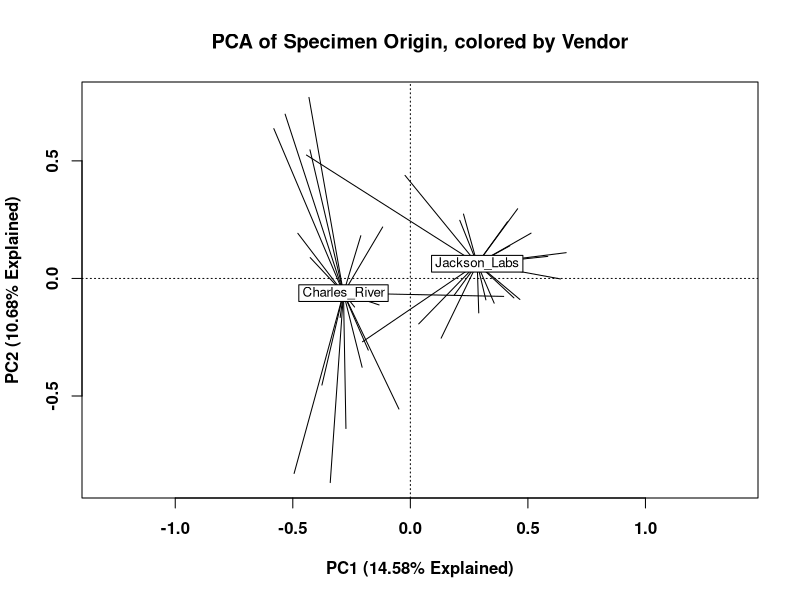

Write the R code that produced this figure. (Note: this script raises an error after producing the figure.)
## ---- chunk 1
knitr::opts_chunk$set(echo = TRUE)
## ---- chunk 2
# This is an example of a comment within a code chunk. The # symbol means that any text following it should not be treated as R code.
# When R code is run in a code chunk it will be displayed inline - that is, within the document - just below the current code chunk.
# The next line is R code, and it will be executed when this code chunk is run. Run with: green arrow in uppe right of this section, cmd + enter (mac), ctrl + enter (pc).
paste("Welcome to ATS 2020, PG9", "-", "A Hands-On Introduction to Studying the Lung Microbiome")
## ---- chunk 3
# This section contains typical libraries used in these analyses

# I. universal data wrangling and visualization
library(tidyverse)      # ggplot, dplyr, purrr, forcats, stringr... and other packages. See https://tidyverse.tidyverse.org/

# II. formatting, plotting
library(scales)         # used in formatting relative abundance % labels; dollar_format()
library(RColorBrewer)   # for generating custom palettes

# III. machine learning & analysis packages
library(vegan)          # decostand(), metaMDS(), scores(), rda(), ordispider(), adonis()
## ---- chunk 4
# For ease of use, place the processed 16S data files of interest into the same directory as your current RStudio project
# Best practices: keep a separate project for each experiment or combination of experiments
# include a data folder within the project's directory to keep source files organized; also somewhat mitigates the risk of modifying them inadvertently

# I. Read in .shared (counts of sequences assigned to OTU #s)
# Includes basic processing with selection of OTUs > 0.1 % of the population
otu_raw <- read.table("data/Heterogeneity.shared.txt", row.names = 2, header = TRUE)
otu_trim <- otu_raw[, -c(1:2)]
otu_trim <- as.matrix(otu_trim)
otu_tmp <- vegan::decostand(otu_trim, "total") * 100
otu_trim[which(otu_tmp < 0.1)] <- 0
otu_good <- otu_trim[, which(colSums(otu_trim) > 0)]

# Trim _S from end of rownames(otu_good); note that it may be useful to keep these well identifiers in some analyses
rownames(otu_good) <- str_remove(rownames(otu_good), "_S\\d+")

# It's a good idea to inspect the data regularly with tools such as dim(), str(), head(), tail(), summary()... This will help in catching errors earlier
dim(otu_good) # dim(otu_good)[1] observations (samples) x dim(otu_good)[2] features (OTUs above .1% population threshold)
otu_good[1:20, 1:20] # use other means of showing a glimpse of the data?


# II. Read in cons.taxonomy (for each OTU: taxonomic levels down to Genus, if possible)
# Note that OTUs are in rows here rather than columns
# 2 imports are required due to the combination of 2 different separators  
tax1 <- read.table("data/Heterogeneity.0.03.cons.taxonomy.txt", sep = "\t", row.names = 1, header = TRUE, colClasses = c("character", "numeric", "character"))
tax2 <- read.table("data/Heterogeneity.0.03.cons.taxonomy.txt", sep = ";", skip = 1, col.names = c("", "Phylum", "Class", "Order", "Family", "Genus", "")) %>% 
  dplyr::select(-c(1, 7)) %>% 
  purrr::map_df(stringr::str_replace, "\\(.*.\\)", "") %>%
  purrr::map_df(as.factor)
otu_taxonomy <- data.frame(OTU = rownames(tax1), Size = tax1[, 1], tax2, stringsAsFactors = FALSE)
rownames(otu_taxonomy) <- rownames(tax1)

# trim otu_taxonomy based on OTUs in otu_good
otu_good_taxonomy <- otu_taxonomy[otu_taxonomy$OTU %in% colnames(otu_good), ]
rownames(otu_good_taxonomy) <- intersect(rownames(otu_taxonomy), colnames(otu_good))
otu_good_taxonomy <- as.data.frame(otu_good_taxonomy)

dim(otu_good_taxonomy)
otu_good_taxonomy[1:20,]
## ---- chunk 5
# Load in metadata/environmental data, or create it

## Load approach using metadat from github repo
meta_df <- read.table("data/Heterogeneity.metadata.txt", sep = "\t", header = TRUE) 
# Note that this will create factors out of all chr type columns
#While - undesirable for 'specimen' but useful for 'reagent_tissue', 'litter', 'vendor', 'mouse', 'tissue_type', and 'cage'
otu_df <- data.frame(meta_df, decostand(otu_good, "total") * 100)
otu_df$specimen <- as.character(otu_df$specimen) # let's convert 'specimen' back to a chr-type

# Examples of metadata creation using regular expressions (regex) in a tidyverse pipeline
# Note that extracting metadata from sample names is much easier if naming conventions are consistent in terms of spelling and placement
# otu_df <- data.frame(decostand(otu_good, "total") * 100, Sample_name = row.names(otu_good), stringsAsFactors = FALSE) %>%
#   # Create Specimen_ctrl from first string of characters prior to first "_"
#   mutate(Specimen_ctrl = factor(case_when(str_detect(Sample_name, "^AE_") ~ "AE",
#                                        str_detect(Sample_name, "^Blank\\d_") ~ "Empty",
#                                        str_detect(Sample_name, "^Heparin_") ~ "Heparin",
#                                        str_detect(Sample_name, "^HomogCtrl_") ~ "HomogCtrl",
#                                        str_detect(Sample_name, "^IsoCtrl_") ~ "IsoCtrl",
#                                        str_detect(Sample_name, "^LPS_") ~ "LPS",
#                                        str_detect(Sample_name, "^PerfusionPBS_") ~ "PBS",
#                                        str_detect(Sample_name, "^WATERD|^waterC") ~ "WaterNeg",
#                                        str_detect(Sample_name, "^mock[CD]") ~ "Mock",
#                                        str_detect(Sample_name, "^[:alnum:]+") ~ str_extract(Sample_name, "^[:alnum:]+")), # for experimental groups, place after other steps because this regex would fill in values for controls (may or may not be ideal)
#                                 levels = c("CR1", "CR2", "JAX1", "JAX2", "AE", "Empty", "Heparin", "HomogCtrl", "IsoCtrl", "LPS", "PBS", "WaterNeg", "Mock")
#                 )
#          ) %>%
#   # Create Organ
#   mutate(Organ = factor(case_when(str_detect(Sample_name, "_CECUM_") ~ "Cecum",
#                                   str_detect(Sample_name, "_LUNG_HOMOG") ~ "Lung",
#                                   str_detect(Sample_name, "_NASAL_") ~ "Nasal",
#                                   str_detect(Sample_name, "_TONGUE_") ~ "Tongue"),
#                         levels = c("Nasal", "Tongue", "Lung", "Cecum")
#                 ) # sum(is.na(otu_df$Organ)) returns 32 (as expected, controls have NA in this column)
#          ) %>%
#   # Create Mouse
#   mutate(Mouse = as.numeric(str_extract(Sample_name, "(?<=(CR\\d|JAX\\d)_)\\d+") # numbers correspond to mice if a CR or JAX specimen
#               ) # sum(is.na(otu_df$Mouse)) returns 32 (as expected, the controls have NA in this column)
#          ) %>%
#   # metadata columns at front, followed by all of the count data
#   dplyr::select(Sample_name:Mouse, everything())
#   # note that the data is in wide format
#   
# otu_df$Specimen_ctrl %>% table() %>% sum() # 192: all samples/rows are accounted for
# otu_df$Organ %>% summary() %>% sum() # ditto; 32 NAs for organs
## ---- chunk 6
# for PCA ordinations; choose an 9 that covers the maximum number of factor levels (conditions) within a variable of interest
pcapal <- brewer.pal(9,"Set1")
## ---- chunk 7
# Filter data to retain lung tissue only
otu_lung <- dplyr::filter(otu_df, tissue_type == "Lung") %>%
  droplevels() # remove levels that are no longer present due to filtering

# PCA of all data (non-control)
otu_lung_hel <- decostand(dplyr::select(otu_lung, contains("Otu")), "hellinger") # use OTU columns only
otu_lung_pca <- rda(otu_lung_hel)

# summary() produces a list which is rather messy to print out all at once. Let's just examine the importance of the principal components
summary(otu_lung_pca)$cont # 0.1458 0.10677 0.06776 proportion explained by first 3 axes

# Permanova
set.seed(8947) # setting a seed allows for reproducibility - both lines need to be run together
adonis(otu_lung_hel~otu_lung$vendor, method="euclidean", permutations = 10000) # 9.999e-05 ***
## ---- chunk 8
# This approach combines base R plotting functionality and vegan's ordispider function, which creates the lines connecting points to the centroids.
plot(otu_lung_pca, type = "n", font = 2, font.lab = 2, xlab = "PC1 (14.58% Explained)", ylab = "PC2 (10.68% Explained)", main = "PCA of Specimen Origin, colored by Vendor", display = "sites")
points(otu_lung_pca, pch = 19, col = pcapal[as.numeric(otu_lung$vendor)])
ordispider(otu_lung_pca, otu_lung$vendor, label = TRUE)
legend("topright", levels(otu_lung$vendor), pch = 19, col = pcapal, title = "Vendor")
legend("bottomright", legend = "Permanova: Difference between Specimen Origin: 9.999e-05") # Should signifiance test be include in the plot?
## ---- chunk 9

## ---- chunk 10

## ---- chunk 11
# First we need to prepare the data: controls in one group, lung tissue in another
# Order the data by most abundance OTU in lung tissue
# Include an errorbar
# Color by phyla

ra_df <- otu_df %>% # Note at this is just one of several possible approaches to filtering to retain the correct rows
  filter((reagent_tissue == "Control") | (tissue_type == "Lung")) %>% # 65 specimens
  droplevels() # remove factor levels with no remaining observations - saves potential headaches in downstream wrangling and visualizations

# Determine the order of OTUs based on means within Lung specimens
otu_order <- names(sort(colMeans(filter(ra_df, tissue_type == "Lung")[, stringr::str_detect(colnames(ra_df), "Otu")]), decreasing = TRUE))

# Keep top 20 OTUs, then reshape the dataframe from wide to long format
g_df <- ra_df %>%
  select(str_which(colnames(ra_df), "Otu", negate = TRUE), colnames(ra_df[, otu_order[1:20]])) %>% # Keep non-OTU columns, followed by the 20 most abundant OTU columns
  gather(key = OTU, value = Percentage, -str_which(colnames(ra_df), "Otu", negate = TRUE), factor_key = TRUE) # factor_key is important because we care about the order (clevels) in OTU
  
# Join Phylum column from taxonomy table
tax_df <- otu_good_taxonomy[otu_good_taxonomy[,"OTU"] %in% otu_order[1:20], c("OTU", "Phylum")] # Keep only the rows from ranked OTU vector, and OTU + whatever taxonomic level to use for filling bars
tax_df$OTU <- factor(tax_df$OTU, levels = otu_order[1:20]) # set OTU factor levels to be in the same order as in g_df. If this is not done, our OTU column will be coerced to a character vector when we join (we'll lose the levels)
g_df <- inner_join(g_df, tax_df, by = "OTU")

# dimensions have gone from 65 745 to 1300 17

# Generate mean and sem for each group
agg_df <- g_df %>%
  group_by(reagent_tissue, OTU, Phylum) %>%
  summarize(Mean_perc = mean(Percentage), SEM = sqrt(var(Percentage)/length(Percentage))) %>%
  ungroup()
## ---- chunk 12
(p <- ggplot(agg_df, aes(x = OTU, y = Mean_perc, fill = reagent_tissue)) + 
  geom_col() +
  facet_grid(reagent_tissue ~ .))
## ---- chunk 13
# Add an errorbar
(q <- p + geom_errorbar(aes(ymin = Mean_perc - SEM, ymax = Mean_perc + SEM, width = 0.3)))

# Clear background + modify theme (rotate x-axis labels, reposition legend)
(q <- q + theme_bw() + # note that a theme_ layer added after other other theme modifications will remove these prior modifications
    theme(panel.grid = element_blank(), axis.text.x = element_text(angle = 45, hjust = 1), legend.position = "top"))
## ---- chunk 14
# Add Genus levels to the OTU Number
levels(agg_df$OTU) <- fct_inorder(paste0(otu_good_taxonomy[levels(agg_df$OTU), ]$Genus, " (", levels(agg_df$OTU), ")"))
# equivalent to:
# cbmbtools::paste_tax(levels(agg_df$OTU))

ggplot(agg_df, aes(x = OTU, y = Mean_perc, fill = fct_rev(reagent_tissue))) + 
  geom_col() +
  facet_grid(fct_rev(reagent_tissue) ~ .) +
  geom_errorbar(aes(ymin = Mean_perc - SEM, ymax = Mean_perc + SEM, width = 0.3)) + 
  theme_bw() +
  theme(panel.grid = element_blank(), axis.text.x = element_text(angle = 45, hjust = 1), legend.position = "top", plot.margin = unit(c(0.5,0.5,0.5,1),"cm")) + 
  scale_y_continuous(labels = unit_format(suffix = "%")) + 
  labs(title="Comparison of Lung Tissue and Controls", subtitle = "Ranked by lung tissue specimens", y = "% Relative Abundance")
## ---- chunk 15
# Although it is possible to adjust the values and labels within the ggplot workflow, perhaps the simplest approach would be to correct the reagent_tissue column values and factor levels prior to plotting
agg_df$reagent_tissue <- fct_recode(agg_df$reagent_tissue, Lung = "Tissue") %>%
  fct_relevel("Lung")

ggplot(agg_df, aes(x = OTU, y = Mean_perc, fill = reagent_tissue)) + 
  geom_col() + # use show.legend = FALSE to remove the legend entirely
  facet_grid(reagent_tissue ~ .) +
  geom_errorbar(aes(ymin = Mean_perc - SEM, ymax = Mean_perc + SEM, width = 0.3)) + 
  theme_bw() +
  theme(panel.grid = element_blank(), axis.text.x = element_text(angle = 45, hjust = 1), legend.position = "top", plot.margin = unit(c(0.5,0.5,0.5,1),"cm"), legend.title = element_blank()) + 
  scale_y_continuous(labels = unit_format(suffix = "%")) + 
  labs(title="Comparison of Lung Tissue and Controls", subtitle = "Ranked by lung tissue specimens", y = "% Relative Abundance")
  # for further customizing of the legend, try adding a guide_legend() layer
## ---- chunk 16
# First we need to prepare the taxonomic data - In this case we did this earlier in our overall RA data prep.

# Next, simply change the fill parameter to Phylum and rerun the ggplot code
ggplot(agg_df, aes(x = OTU, y = Mean_perc, fill = Phylum)) + 
  geom_col() + # use show.legend = FALSE to remove the legend entirely
  facet_grid(reagent_tissue ~ .) +
  geom_errorbar(aes(ymin = Mean_perc - SEM, ymax = Mean_perc + SEM, width = 0.3)) + 
  theme_bw() +
  theme(panel.grid = element_blank(), axis.text.x = element_text(angle = 45, hjust = 1), legend.position = "top", plot.margin = unit(c(0.5,0.5,0.5,1),"cm"), legend.title = element_blank()) + 
  scale_y_continuous(labels = unit_format(suffix = "%")) + 
  labs(title="Comparison of Lung Tissue and Controls", subtitle = "Ranked by lung tissue specimens", y = "% Relative Abundance")

# Encourage participants to run these by commenting out a layer, altering 1 parameter to develop a deeper understanding of how to build up or alter a ggplot object
## ---- chunk 17
# 8 samples - perhaps ideal for use as an example of a control RA plot
# don't include geometric mean
# ae_df <- filter(otu_df, Specimen_ctrl == "AE")
# 
# # determine order of OTUs based on mean within selected specimens
# otu_order <- names(sort(colMeans(ae_df[, stringr::str_detect(colnames(ae_df), "Otu")]), decreasing = TRUE))
# 
# # create mean sample
# sample_names <- ae_df$Sample_name
# temp <- dplyr::select(ae_df, otu_order[1:20])
# temp <- rbind(temp, apply(dplyr::select(ae_df, otu_order[1:20]), 2, mean))
# sample_names <- append(sample_names, "Arith_Mean")
# ae_df <- cbind(Sample_name = forcats::fct_inorder(sample_names), temp)
# ae_gg <- tidyr::gather(ae_df, key = OTU, value = Percentage, -stringr::str_which(colnames(ae_df), "Otu", negate = TRUE), factor_key = TRUE)
# levels(ae_gg$OTU) <- forcats::fct_inorder(paste0(otu_good_taxonomy[levels(ae_gg$OTU), ]$Genus, " (", levels(ae_gg$OTU), ")"))
## ---- chunk 18
# Encourage participants to run these by commenting out a layer, altering 1 parameter to develop a deeper understanding of how to build up a ggplot object

# ggplot(data = ae_gg, aes(x = OTU, y = Percentage, fill = Sample_name)) + 
#   geom_col() + 
#   facet_grid(Sample_name ~ .) +
#   theme(axis.text.x = element_text(angle = 90, hjust = 1, vjust = 0.5), legend.position = "top") +
#   scale_y_continuous(labels = scales::dollar_format(suffix = "%", prefix = "")) +
#   labs(title = "Cross-Comparison of AE Control Replicates", x = "OTU", y = "% Relative Abundance")
